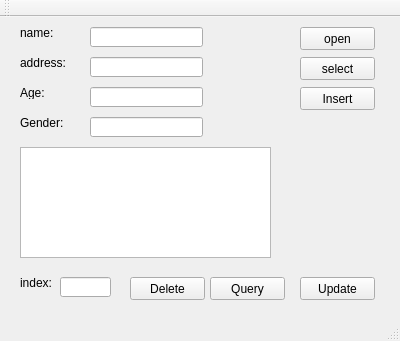
<?xml version="1.0" encoding="UTF-8"?>
<ui version="4.0">
 <class>MainWindow</class>
 <widget class="QMainWindow" name="MainWindow">
  <property name="geometry">
   <rect>
    <x>0</x>
    <y>0</y>
    <width>400</width>
    <height>341</height>
   </rect>
  </property>
  <property name="windowTitle">
   <string>MainWindow</string>
  </property>
  <widget class="QWidget" name="centralWidget">
   <widget class="QPushButton" name="pushButton">
    <property name="geometry">
     <rect>
      <x>300</x>
      <y>10</y>
      <width>75</width>
      <height>23</height>
     </rect>
    </property>
    <property name="text">
     <string>open</string>
    </property>
   </widget>
   <widget class="QTextEdit" name="textEdit">
    <property name="geometry">
     <rect>
      <x>20</x>
      <y>130</y>
      <width>251</width>
      <height>111</height>
     </rect>
    </property>
   </widget>
   <widget class="QPushButton" name="pushButtonSelect">
    <property name="geometry">
     <rect>
      <x>300</x>
      <y>40</y>
      <width>75</width>
      <height>23</height>
     </rect>
    </property>
    <property name="text">
     <string>select</string>
    </property>
   </widget>
   <widget class="QPushButton" name="pushButtonInsert">
    <property name="geometry">
     <rect>
      <x>300</x>
      <y>70</y>
      <width>75</width>
      <height>23</height>
     </rect>
    </property>
    <property name="text">
     <string>Insert</string>
    </property>
   </widget>
   <widget class="QLabel" name="label">
    <property name="geometry">
     <rect>
      <x>20</x>
      <y>10</y>
      <width>54</width>
      <height>12</height>
     </rect>
    </property>
    <property name="text">
     <string>name:</string>
    </property>
   </widget>
   <widget class="QLabel" name="label_2">
    <property name="geometry">
     <rect>
      <x>20</x>
      <y>40</y>
      <width>54</width>
      <height>12</height>
     </rect>
    </property>
    <property name="text">
     <string>address:</string>
    </property>
   </widget>
   <widget class="QLabel" name="label_3">
    <property name="geometry">
     <rect>
      <x>20</x>
      <y>70</y>
      <width>54</width>
      <height>12</height>
     </rect>
    </property>
    <property name="text">
     <string>Age:</string>
    </property>
   </widget>
   <widget class="QLabel" name="label_4">
    <property name="geometry">
     <rect>
      <x>20</x>
      <y>100</y>
      <width>54</width>
      <height>12</height>
     </rect>
    </property>
    <property name="text">
     <string>Gender:</string>
    </property>
   </widget>
   <widget class="QLineEdit" name="lineEditName">
    <property name="geometry">
     <rect>
      <x>90</x>
      <y>10</y>
      <width>113</width>
      <height>20</height>
     </rect>
    </property>
   </widget>
   <widget class="QLineEdit" name="lineEditAddress">
    <property name="geometry">
     <rect>
      <x>90</x>
      <y>40</y>
      <width>113</width>
      <height>20</height>
     </rect>
    </property>
   </widget>
   <widget class="QLineEdit" name="lineEditAge">
    <property name="geometry">
     <rect>
      <x>90</x>
      <y>70</y>
      <width>113</width>
      <height>20</height>
     </rect>
    </property>
   </widget>
   <widget class="QLineEdit" name="lineEditGender">
    <property name="geometry">
     <rect>
      <x>90</x>
      <y>100</y>
      <width>113</width>
      <height>20</height>
     </rect>
    </property>
   </widget>
   <widget class="QPushButton" name="pushButtonDelete">
    <property name="geometry">
     <rect>
      <x>130</x>
      <y>260</y>
      <width>75</width>
      <height>23</height>
     </rect>
    </property>
    <property name="text">
     <string>Delete</string>
    </property>
   </widget>
   <widget class="QLabel" name="label_5">
    <property name="geometry">
     <rect>
      <x>20</x>
      <y>260</y>
      <width>54</width>
      <height>12</height>
     </rect>
    </property>
    <property name="text">
     <string>index:</string>
    </property>
   </widget>
   <widget class="QLineEdit" name="lineEditIndex">
    <property name="geometry">
     <rect>
      <x>60</x>
      <y>260</y>
      <width>51</width>
      <height>20</height>
     </rect>
    </property>
   </widget>
   <widget class="QPushButton" name="pushButtonQuery">
    <property name="geometry">
     <rect>
      <x>210</x>
      <y>260</y>
      <width>75</width>
      <height>23</height>
     </rect>
    </property>
    <property name="text">
     <string>Query</string>
    </property>
   </widget>
   <widget class="QPushButton" name="pushButtonUpdate">
    <property name="geometry">
     <rect>
      <x>300</x>
      <y>260</y>
      <width>75</width>
      <height>23</height>
     </rect>
    </property>
    <property name="text">
     <string>Update</string>
    </property>
   </widget>
  </widget>
  <widget class="QMenuBar" name="menuBar">
   <property name="geometry">
    <rect>
     <x>0</x>
     <y>0</y>
     <width>400</width>
     <height>23</height>
    </rect>
   </property>
  </widget>
  <widget class="QToolBar" name="mainToolBar">
   <attribute name="toolBarArea">
    <enum>TopToolBarArea</enum>
   </attribute>
   <attribute name="toolBarBreak">
    <bool>false</bool>
   </attribute>
  </widget>
  <widget class="QStatusBar" name="statusBar"/>
 </widget>
 <layoutdefault spacing="6" margin="11"/>
 <resources/>
 <connections/>
</ui>
